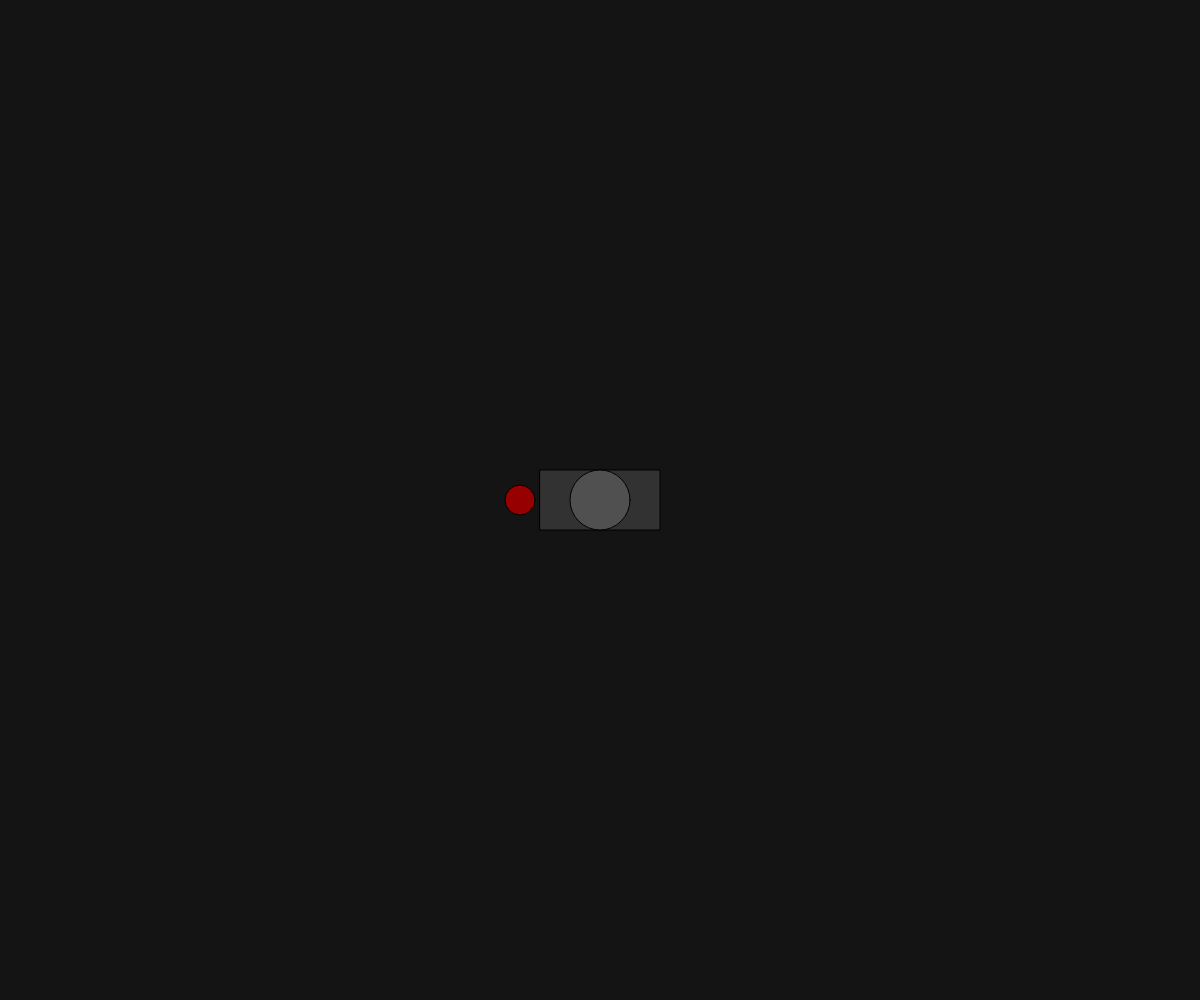
Frame 1 (no input)
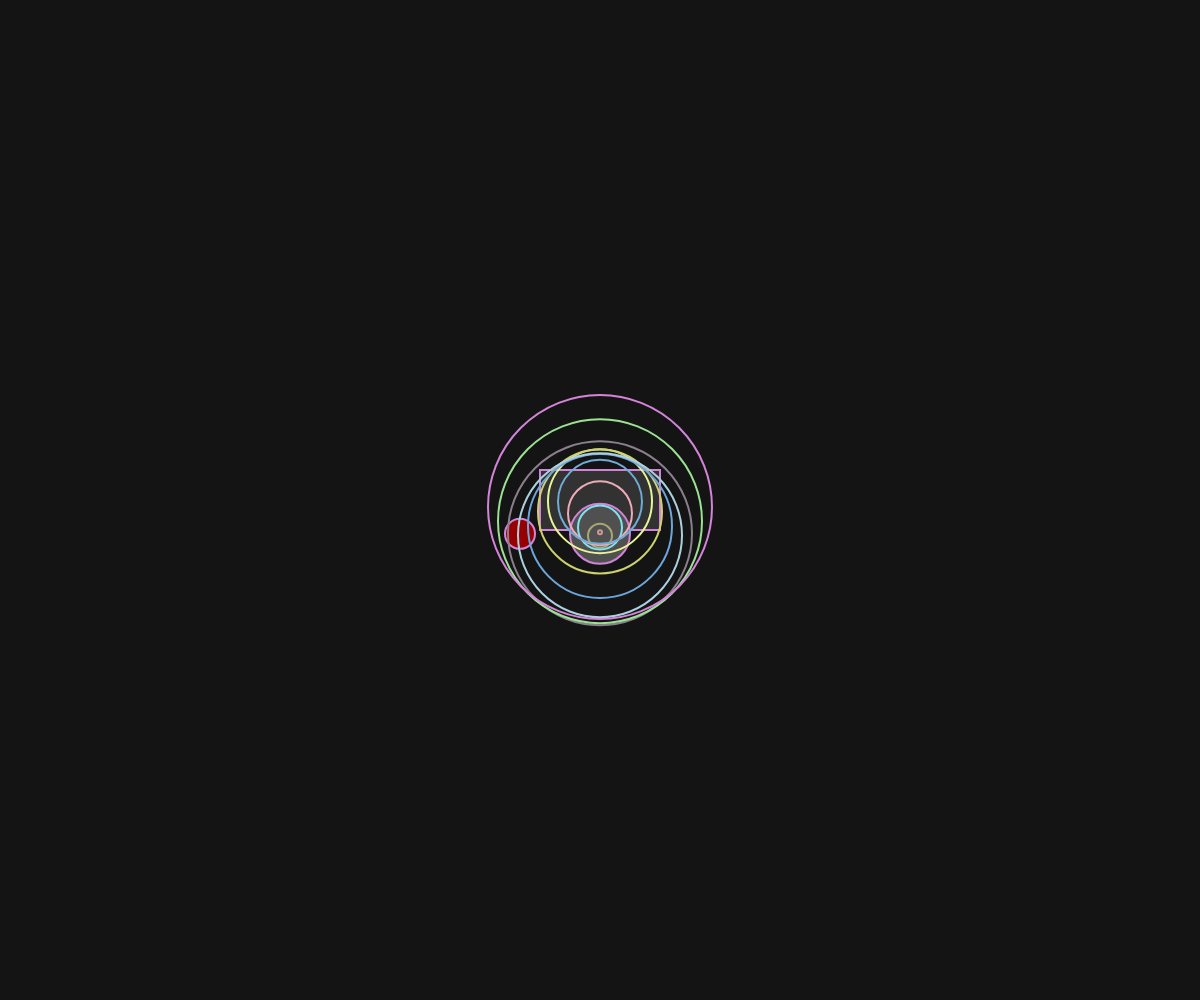
Frame 60 (no input)
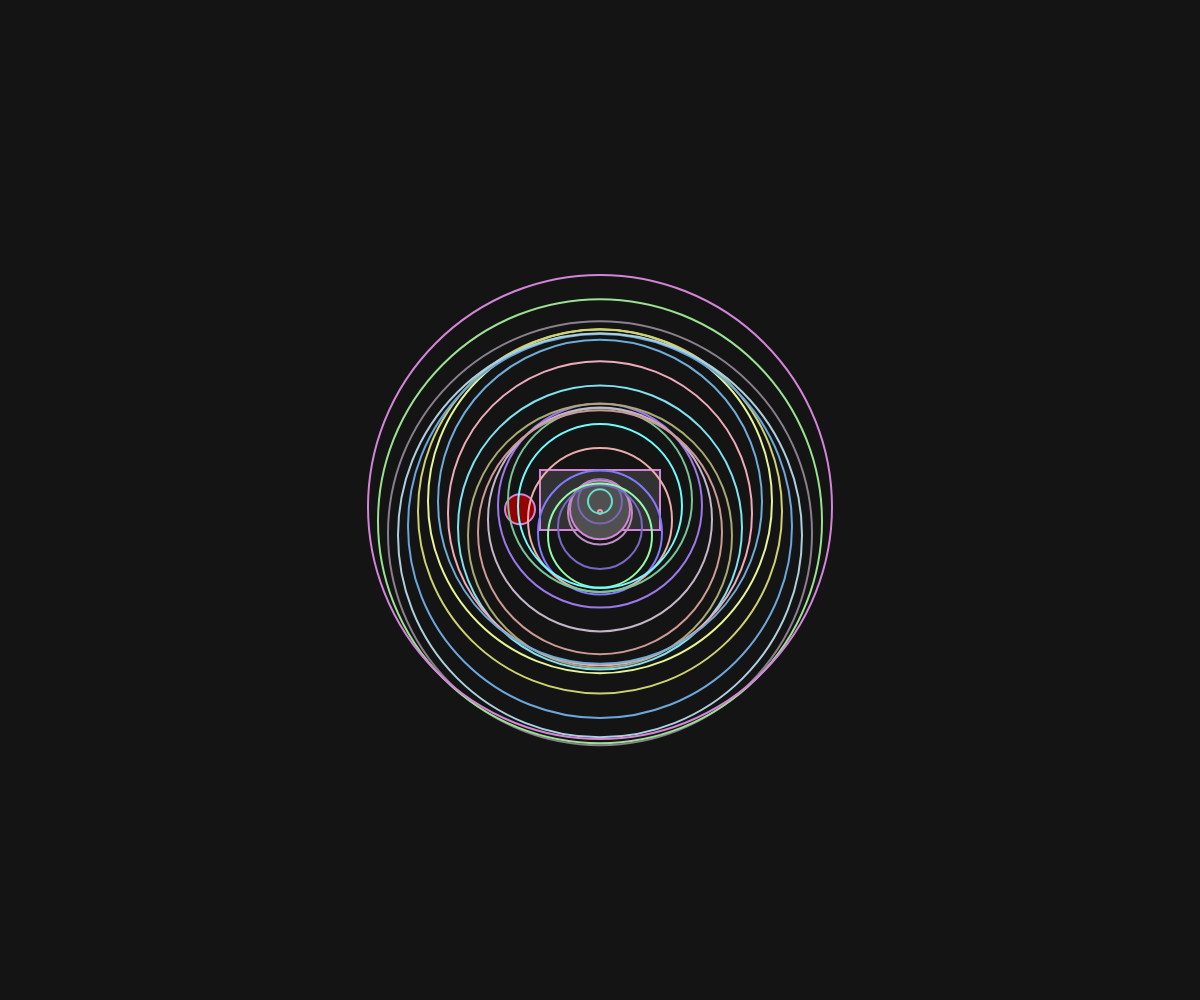
Frame 120 (the mouse pressed at the canvas centre since frame 60)

The p5.js sketch that drew these frames (run headless with seeded random() and noise() and a simulated clock; from frame 60 on, the mouse is pressed at the canvas centre):

// p5.js sketch
// ── sketch.js
let speaker;
let magnet;
let ripples = [];
let cone;

function setup() {
  createCanvas(windowWidth, windowHeight);
  speaker = { x: width/2, y: height/2 };
  cone = { x: width/2, y: height/2, radius: 30 };
  magnet = { x: width/2 - 80, y: height/2, radius: 15 };
}

function draw() {
  background(20);
  
  // Draw speaker
  fill(50);
  rect(speaker.x - 60, speaker.y - 30, 120, 60);
  
  // Draw cone
  fill(80);
  ellipse(cone.x, cone.y, cone.radius * 2, cone.radius * 2);
  
  // Draw magnet
  fill(150, 0, 0);
  ellipse(magnet.x, magnet.y, magnet.radius * 2, magnet.radius * 2);
  
  // Simulate vibration
  let time = millis() / 100;
  let vibration = sin(time) * 3;
  cone.y += vibration;
  magnet.y += vibration;
  
  // Create ripples
  if (frameCount % 5 === 0) {
    ripples.push({
      x: cone.x,
      y: cone.y,
      radius: 0,
      alpha: 255,
      color: color(random(100, 255), random(100, 255), random(100, 255))
    });
  }
  
  // Update and draw ripples
  for (let i = ripples.length - 1; i >= 0; i--) {
    let ripple = ripples[i];
    ripple.radius += 2;
    ripple.alpha -= 2;
    
    noFill();
    stroke(ripple.color);
    strokeWeight(2);
    ellipse(ripple.x, ripple.y, ripple.radius * 2);
    
    if (ripple.alpha <= 0) {
      ripples.splice(i, 1);
    }
  }
}

function windowResized() {
  resizeCanvas(windowWidth, windowHeight);
}
